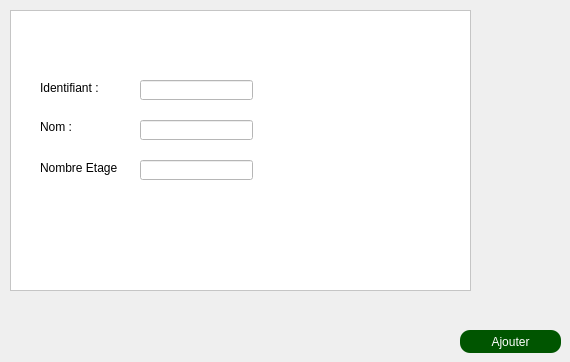
        <widget class="QWidget" name="Ajouteruneclasse_2">
         <attribute name="title">
          <string>Ajouter un batiment</string>
         </attribute>
         <widget class="QPushButton" name="pb_ajouter_batiment">
          <property name="geometry">
           <rect>
            <x>460</x>
            <y>330</y>
            <width>101</width>
            <height>23</height>
           </rect>
          </property>
          <property name="styleSheet">
           <string notr="true">border-radius: 10px;
background-color: rgb(0, 85, 0);
color: white</string>
          </property>
          <property name="text">
           <string>Ajouter</string>
          </property>
         </widget>
         <widget class="QLineEdit" name="Nom_salle_2">
          <property name="geometry">
           <rect>
            <x>140</x>
            <y>120</y>
            <width>113</width>
            <height>20</height>
           </rect>
          </property>
          <property name="styleSheet">
           <string notr="true">background-color: rgb(255, 255, 255);</string>
          </property>
         </widget>
         <widget class="QListWidget" name="listWidget_3">
          <property name="geometry">
           <rect>
            <x>10</x>
            <y>10</y>
            <width>461</width>
            <height>281</height>
           </rect>
          </property>
          <property name="styleSheet">
           <string notr="true">background-color: white</string>
          </property>
         </widget>
         <widget class="QLineEdit" name="ID_batiment">
          <property name="geometry">
           <rect>
            <x>140</x>
            <y>80</y>
            <width>113</width>
            <height>20</height>
           </rect>
          </property>
          <property name="styleSheet">
           <string notr="true">background-color: rgb(255, 255, 255);</string>
          </property>
         </widget>
         <widget class="QLabel" name="Nom_3">
          <property name="geometry">
           <rect>
            <x>40</x>
            <y>120</y>
            <width>47</width>
            <height>14</height>
           </rect>
          </property>
          <property name="styleSheet">
           <string notr="true">background-color: rgb(255, 255, 255);</string>
          </property>
          <property name="text">
           <string>Nom :</string>
          </property>
         </widget>
         <widget class="QLabel" name="prenom_3">
          <property name="geometry">
           <rect>
            <x>40</x>
            <y>160</y>
            <width>81</width>
            <height>16</height>
           </rect>
          </property>
          <property name="styleSheet">
           <string notr="true">background-color: rgb(255, 255, 255);</string>
          </property>
          <property name="text">
           <string>Nombre Etage :</string>
          </property>
         </widget>
         <widget class="QLineEdit" name="Nbr_etage_batiment_2">
          <property name="geometry">
           <rect>
            <x>140</x>
            <y>160</y>
            <width>113</width>
            <height>20</height>
           </rect>
          </property>
          <property name="styleSheet">
           <string notr="true">background-color: rgb(255, 255, 255);</string>
          </property>
         </widget>
         <widget class="QLabel" name="identifiant_salle_2">
          <property name="geometry">
           <rect>
            <x>40</x>
            <y>80</y>
            <width>81</width>
            <height>16</height>
           </rect>
          </property>
          <property name="styleSheet">
           <string notr="true">background-color: rgb(255, 255, 255);</string>
          </property>
          <property name="text">
           <string>Identifiant :</string>
          </property>
         </widget>
         <widget class="QLineEdit" name="Nom_batiment">
          <property name="geometry">
           <rect>
            <x>140</x>
            <y>120</y>
            <width>113</width>
            <height>20</height>
           </rect>
          </property>
          <property name="styleSheet">
           <string notr="true">background-color: rgb(255, 255, 255);</string>
          </property>
         </widget>
        </widget>
